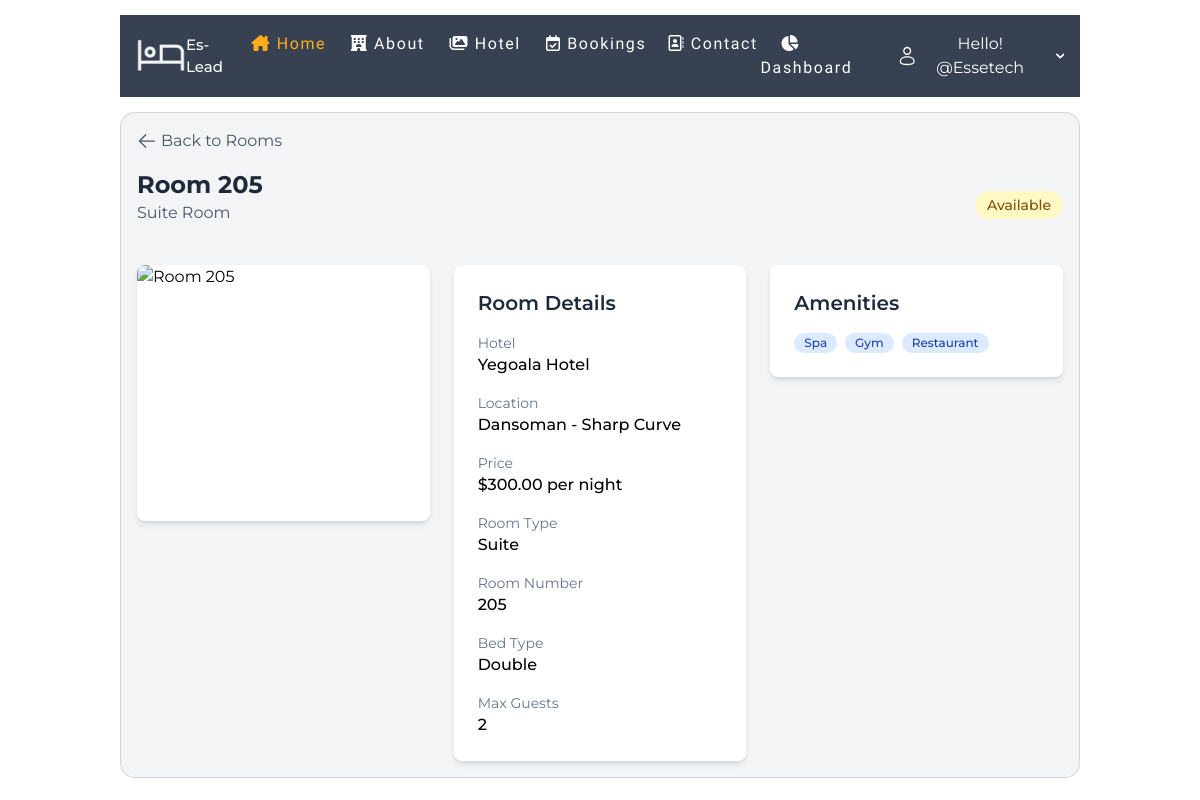
Page /room_detail/4/ (signed in) on the earlier database version.
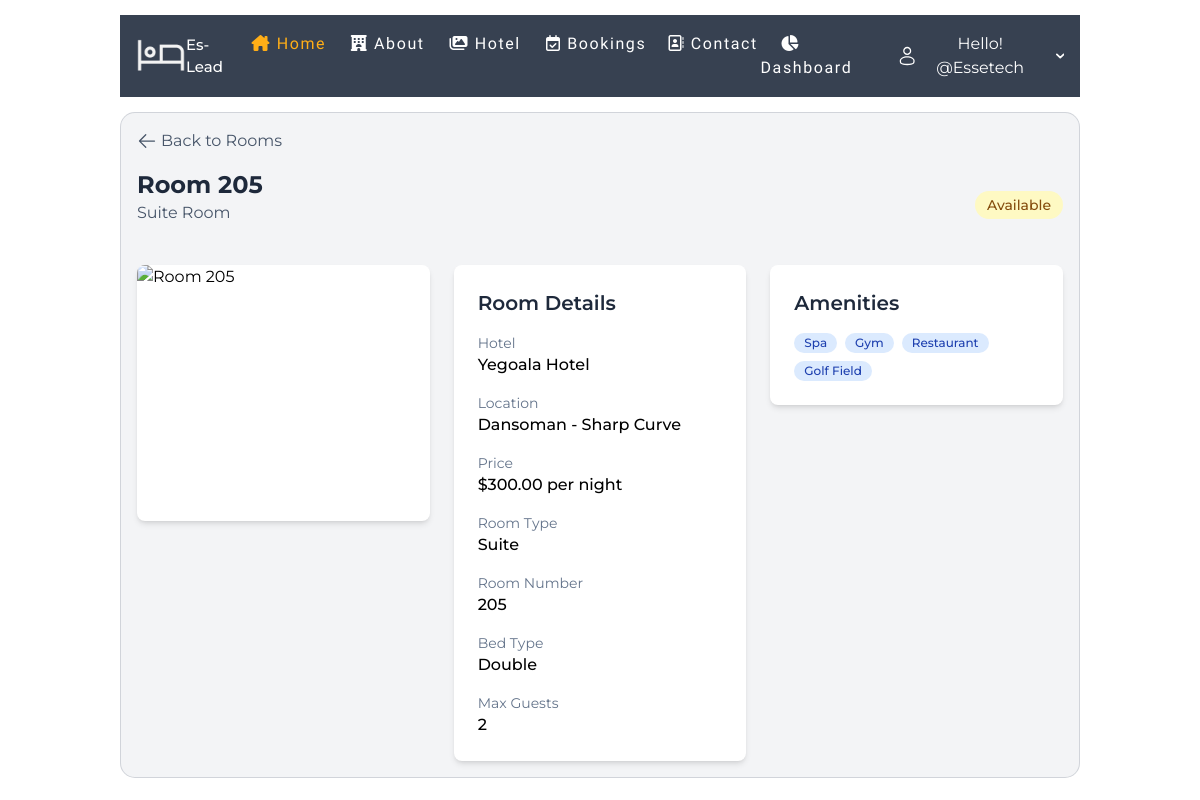
Same page on the later database version.
### core/models.py (models this page shows, shortened)
class CustomUser(AbstractUser):
    USER_TYPE_CHOICES = (
        ('admin', 'Admin'),
        ('manager', 'Hotel Manager'),
        ('Guest', 'Guest'),
        ('staff', 'Staff'),
    )
    user_type = models.CharField(max_length=20, choices=USER_TYPE_CHOICES, default='Guest')
    is_verified = models.BooleanField(default=False)
    created_at = models.DateTimeField(auto_now_add=True)
    class Meta:
        verbose_name = 'User'
        verbose_name_plural = 'Users'
        ordering = ('username',)
        indexes = [
            models.Index(fields=['-created_at']),
        ]
    def __str__(self):
        return self.username

class Room(models.Model):
    BED_TYPE_CHOICES = [
        ('single', 'Single'),
        ('double', 'Double'),
        ('queen', 'Queen'),
        ('king', 'King'),
    ]
    ROOM_STATUS_CHOICES = ( # Renamed from STATUS_CHOICES to avoid confusion with Reservation status
        ('Available', _('Available')),
        ('Maintenance', _('Maintenance')),
        ('Occupied', _('Occupied')), # Occupied status should ideally be derived from active reservations
        ('Unavailable', _('Temporarily Unavailable')), # For rooms not 'Maintenance' but out of service
    )
    Room_Type = (
        ('standard', 'Standard'),
        ('suite', 'Suite'),
        ('deluxe', 'Deluxe'),
        ('family', 'Family'),
    )
    room_type = models.CharField(max_length=50, choices=Room_Type, default='single')
    hotel = models.ForeignKey(Hotel, on_delete=models.CASCADE, related_name='rooms', null=True,blank=True)
    price = models.DecimalField(max_digits=10,decimal_places=2,validators=[MinValueValidator(0.01)],blank=True, null=True)  # Prevent zero/negative prices
    amenities = models.ManyToManyField(Amenity, blank=True, related_name='rooms', verbose_name=_("Amenities"))
    status = models.CharField(max_length=20, choices=ROOM_STATUS_CHOICES, default='Available', verbose_name=_("Physical Status"))
    max_guests = models.PositiveIntegerField(default=2,validators=[MinValueValidator(1), MaxValueValidator(10)])
    bed_type = models.CharField(max_length=100,choices=BED_TYPE_CHOICES,default='double')
    room_number = models.CharField(max_length=10, null=True,verbose_name=_("Room Number"))
    image = CloudinaryField(folder='rooms/')
    star_rating = models.ForeignKey(Rating, on_delete=models.SET_NULL,null=True)  # Prevent accidental rating deletion
    created_at = models.DateTimeField(auto_now_add=True, null=True)
    updated_at = models.DateTimeField(auto_now=True)
    class Meta:
        ordering = ('-created_at',)
        verbose_name = 'Room'
        verbose_name_plural = 'Rooms'
        indexes = [
            models.Index(fields=['status', 'price']),
            models.Index(fields=['room_number', 'max_guests']),
        ]

class Hotel(models.Model):
    name = models.CharField(max_length=200)
    phone_number = models.CharField(max_length=20, unique=True, null=True)
    email = models.EmailField(blank=True, null=True)
    location = models.CharField(max_length=100, null=True)
    description = models.TextField(blank=True, null=True)
    amenities = models.ManyToManyField('Amenity', blank=True, related_name='hotels')
    services = models.ManyToManyField('Service', related_name='hotels_services', blank=True) # New Service ManyToMany
    region=models.CharField(choices=RegionChoices, max_length=2, null=True)
    logo = CloudinaryField(folder='logos/', null=True, blank=True)
    hotel_image = CloudinaryField(folder='hotel_images/', null=True, blank=True,verbose_name=_("Hotel Image"))
    created_at = models.DateTimeField(auto_now_add=True,null=True)
    class Meta:
        verbose_name = _("Hotel")
        verbose_name_plural = _("Hotels")
        ordering = ('name',)
        indexes = [
            models.Index(fields=['name']),
            models.Index(fields=['region']),
            models.Index(fields=['-created_at']),
            ]

class Amenity(models.Model):
    amenity_name = models.CharField(max_length=100, blank=True, null=True)

### account/models.py (models this page shows, shortened)
class ProfileModel(models.Model):
    user = models.OneToOneField(settings.AUTH_USER_MODEL, on_delete=models.CASCADE, null=True, related_name='profilemodel')
    first_name = models.CharField(max_length=200, null=True)
    last_name = models.CharField(max_length=200, null=True)
    profile = models.ImageField(default='default.png', upload_to='profile',null=True,blank=True)
    phone = models.CharField(max_length=20,null=True,blank=True)
    email=models.EmailField(validators=[EmailValidator],null=True)
    gender=models.CharField(max_length=1,choices=Gender,null=True)
    nationality = models.CharField(max_length=100,null=True)
    address = models.CharField(max_length=200,null=True)

### core/views.py (the view)
# urls.py: path('room_detail/<int:pk>/', views.room_detail, name='room-detail'),
def room_detail(request, pk):
    room = get_object_or_404(Room, pk=pk)
    context = {
        'room': room
    }
    return render(request, 'detail/room_detail.html',context)

### account/context_processors.py (called while the page is built)
def hotel_info(request):
    context = {}
    if request.user.is_authenticated:
        try:
            manager = getattr(request.user, 'manager', None)
            if manager:
                context['hotel'] = manager.hotel_post
        except Manager.DoesNotExist:
            pass
    return context

### core/templates/detail/room_detail.html (shortened to what this page needs)
{% extends "partials/layout.html" %}
{% load static %}
{% load tailwind_filters %}
{% block main-content %}
{% include "partials/nav.html" %}
    <div class="w-[100%] md:w-[80%] m-auto">
        <div class="transition-all duration-300 bg-gray-100 border border-slate-600 border-opacity-20 rounded-[15px] p-4 ">
            <div class="mb-4">
                <a href="{% url 'room-list' room.hotel.id %}" class="flex items-center text-slate-600 hover:text-slate-800">
                    <svg xmlns="http://www.w3.org/2000/svg" viewBox="0 0 24 24" fill="currentColor" class="w-5 h-5 mr-1">
                        <path fill-rule="evenodd" d="M11.03 3.97a.75.75 0 010 1.06l-6.22 6.22H21a.75.75 0 010 1.5H4.81l6.22 6.22a.75.75 0 11-1.06 1.06l-7.5-7.5a.75.75 0 010-1.06l7.5-7.5a.75.75 0 011.06 0z" clip-rule="evenodd" />
                    </svg>
                    Back to Rooms
                </a>
            </div>
            <div class="flex flex-col md:flex-row justify-between items-start md:items-center mb-6">
                <div class="mb-[1rem]">
                    <h1 class="text-2xl font-bold text-slate-800">Room {{ room.room_number }}</h1>
                    <p class="text-slate-600">{{ room.get_room_type_display }} Room</p>
                </div>
                <span class="px-3 py-1 rounded-full text-sm font-medium
                    {% if room.status == 'A' %}bg-green-100 text-green-800
                    {% elif room.status == 'M' %}bg-red-100 text-red-800
                    {% else %}bg-yellow-100 text-yellow-800{% endif %}">
                    {{ room.get_status_display }}
                </span>
            </div>
            <div class="grid grid-cols-1 md:grid-cols-3 gap-6">
                <div class="md:col-span-1">
                    <div class="bg-white rounded-lg shadow-md overflow-hidden">
                        <img src="{{ room.image.url }}" alt="Room {{ room.room_number }}" class="w-full h-64 object-cover">
                    </div>
                </div>
                <div class="md:col-span-1">
                    <div class="bg-white rounded-lg shadow-md p-6">
                        <h2 class="text-xl font-semibold mb-4 text-slate-800">Room Details</h2>
                        <div class="space-y-4">
                            <div>
                                <p class="text-sm text-slate-500">Hotel</p>
                                <p class="font-medium">{{ room.hotel.name }}</p>
                            </div>
                            <div>
                                <p class="text-sm text-slate-500">Location</p>
                                <p class="font-medium">{{ room.hotel.location }}</p>
                            </div>
                            <div>
                                <p class="text-sm text-slate-500">Price</p>
                                <p class="font-medium">${{ room.price }} per night</p>
                            </div>
                            <div>
                                <p class="text-sm text-slate-500">Room Type</p>
                                <p class="font-medium capitalize">{{ room.room_type }}</p>
                            </div>
                            <div>
                                <p class="text-sm text-slate-500">Room Number</p>
                                <p class="font-medium capitalize">{{ room.room_number }} </p>
                            </div>
                            <div>
                                <p class="text-sm text-slate-500">Bed Type</p>
                                <p class="font-medium capitalize">{{ room.bed_type }} </p>
                            </div>
                            <div>
                                <p class="text-sm text-slate-500">Max Guests</p>
                                <p class="font-medium">{{ room.max_guests }}</p>
                            </div>
                        </div>
                    </div>
                </div>
                <div class="md:col-span-1">
                    <div class="bg-white rounded-lg shadow-md p-6">
                        <h2 class="text-xl font-semibold mb-4 text-slate-800">Amenities</h2>
                        {% if hotel.amenities.all %}
                            <div class="md:col-span-2">
                                <div class="flex flex-wrap gap-2 mt-2">
                                    {% for amenity in hotel.amenities.all %}
                                        <span class="bg-blue-100 text-blue-800 text-xs font-medium px-2.5 py-0.5 rounded-full flex items-center">
                                            {{ amenity.amenity_name }}
                                        </span>
                                    {% endfor %}
                                </div>
                            </div>
                        {% else %}
                            <p class="text-slate-500">No amenities added yet</p>
                        {% endif %}
                    </div>
                </div>
            </div>
        </div>
    </div>
{% endblock %}

### core/templates/partials/layout.html (shortened to what this page needs)
{% load static tailwind_tags %}
<!DOCTYPE html>
{% load static %}
<html lang="en">
<head>
    <link rel="stylesheet" href="{% static "css/style.css" %}">
    {% tailwind_css %}
</head>
<body>
    <main>
        {% block main-content %}{% endblock  %}
    </main>
</body>
</html>

### core/templates/partials/nav.html (shortened to what this page needs)
{% load static %}
<nav>
  <div class="__navbar bg-gray-700">
      <div class="logo">
          <a href="{% url "home" %}" class="flex items-center">
            <img src="{% static 'image/assets/hotel_48dp_FILL0_wght400_GRAD0_opsz48.png' %}" class="hotel" alt="">
            <h1 class="text-white font-medium text-[15px]">Es-Lead</h1>
          </a>
        </div>
      <div class="list_t">
        <ul class="nav_v no-search bg-gray-700" id="nav-links">
          <li class="color-active">
            <a href="{% url "home" %}" class="navv-link">
              <i class="fa-solid fa-house-chimney"></i>
            Home
            </a>
          </li>
          <li>
            <a href="{% url "about" %}" class="navv-link">
              <i class="fa-solid fa-hotel"></i>
              About
            </a>
          </li>
          <li>
            <a href="{% url "hotel" %}" class="navv-link">
              <i class="fa-solid fa-images"></i>
            Hotel
          </a>
          </li>
          <li>
            <a href="{% url "my_booking" %}" class="navv-link">
              <i class="fa-regular fa-calendar-check"></i>
              Bookings
            </a>
          </li>
          <li>
            <a href="{% url "contact" %}" class="navv-link">
              <i class="fa-regular fa-address-book"></i>
              Contact
            </a>
          </li>
          {% if user.manager.user.is_authenticated%}
              <li>
                <a href="{% url "dashboard" %}" class="navv-link">
                  <i class="fa-solid fa-chart-pie"></i>
                  Dashboard
                </a>
              </li>
          {% endif %}
        </ul>
      </div>
     <div class="flex items-center gap-[2rem]">
      {% if user.is_authenticated %}
      <div class="user_wrapper">
        <button type="button" class="flex items-center gap-[0.3rem] text-[#FFFFFF]" id="dropdownAvatarNameButton" data-dropdown-toggle="dropdownAvatarName">
            <p class="text-[#fff] capitalize">Hello! @{{ user.profilemodel.user }}</p>
            <svg class="w-2.5 h-2.5 ms-3" aria-hidden="true" xmlns="http://www.w3.org/2000/svg" fill="none" viewBox="0 0 10 6">
              <path stroke="currentColor" stroke-linecap="round" stroke-linejoin="round" stroke-width="2" d="m1 1 4 4 4-4"/>
            </svg>
        </button>
      </div>
      {% endif %}
     </div>
  </div>
</nav>

### core/static/css/style.css (style rules this page uses)
* { margin: 0; padding: 0; box-sizing: border-box; }
html { scroll-behavior: smooth; }
body { overflow-x: hidden; font-family: 'Montserrat','Montserrat Alternates', 'Roboto', 'Quicksand','Outfit', sans-serif; }
.__navbar { width: 80%; display: flex; align-items: center; justify-content: space-between; margin: 15px auto; }
.logo { display: flex; align-items: center; z-index: 999; }
.hotel { width: 50px; }
.nav_v { display: flex; list-style: none; transition: height 0.5s ease-out; z-index: 999; }
.navv-link { color: #fefefe; text-decoration: none; padding: 14px 20px; font-family: 'Montserrat Alternates', sans-serif; font-weight: 500; letter-spacing: 0.1em; transition: color 0.5s; position: relative; }
.navv-link::after { content: ""; position: absolute; left: 0; bottom: -5px; width: 0; height: 3px; background-color: #fcfbfb; border-radius: 25px; }
.list_t ul .color-active a { color: #ffae17; }
.__navbar { padding: 1rem 1rem; }
.user_wrapper { display: flex; gap: 2rem; align-items: center; }

Differences in the rows shown:
added Amenity: amenity_name "Golf Field"
